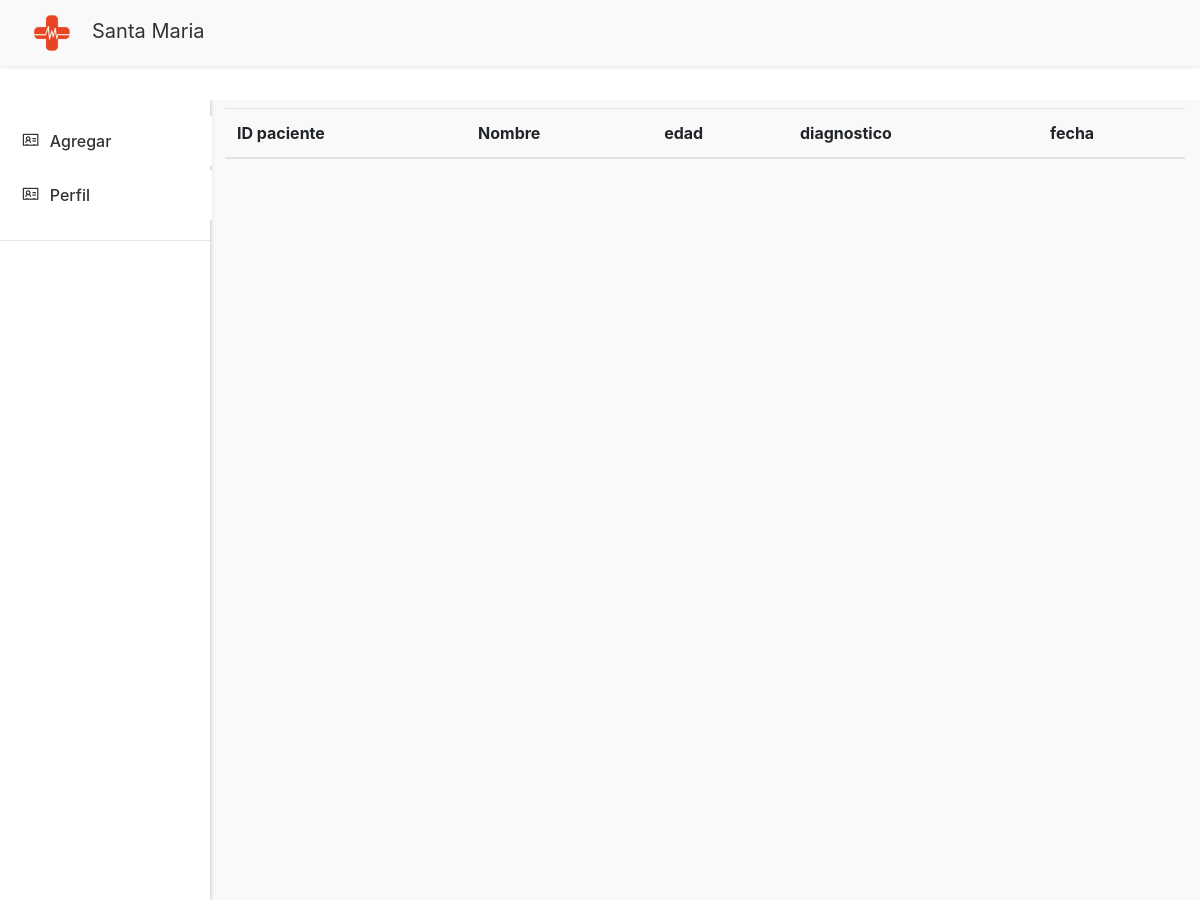
/views/Home/consultarPacientes.php, run on an earlier commit of the app's database.
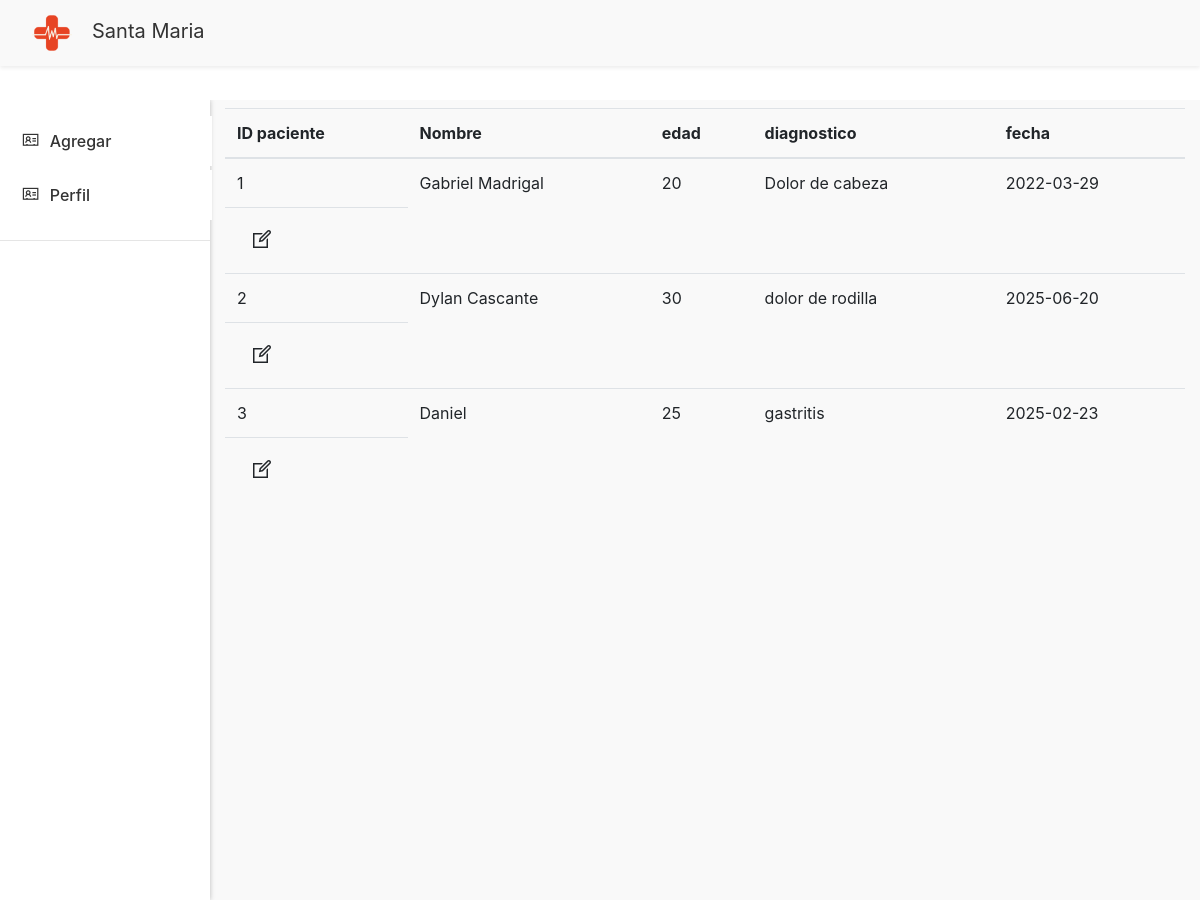
And on a later commit of the database.
### tables this page shows
CREATE TABLE `tpaciente` (
  `IdPaciente` int(11) NOT NULL AUTO_INCREMENT,
  `NombrePaciente` varchar(200) NOT NULL,
  `edadPaciente` int(11) NOT NULL,
  `diagnostico` varchar(200) DEFAULT NULL,
  `fecha` date DEFAULT NULL,
  PRIMARY KEY (`IdPaciente`)
);

### models/PacienteModel.php (called while the page is built, shortened)
<?php
  function consultarPacientesModel(){
    try
        {
            $context = OpenDB();
            $sp = "CALL consultarPacientes()";
            $respuesta = $context -> query($sp);
            return $respuesta;
        }
        catch(Exception $error)
        {
        RegistrarError($error);
            return null;
        }
    }
?>

### Controllers/PacienteController.php (called while the page is built, shortened)
<?php
  include_once $_SERVER["DOCUMENT_ROOT"].'/AmbienteWeb/models/PacienteModel.php';
    function consultarPaciente()
    {
        return consultarPacientesModel();
    }
?>

### views/Home/consultarPacientes.php (the view, shortened to what this page needs)
<?php
include_once $_SERVER["DOCUMENT_ROOT"] . '/AmbienteWeb/views/layoutInterno.php';
include_once $_SERVER["DOCUMENT_ROOT"]."/AmbienteWeb/Controllers/PacienteController.php";
?>
<!DOCTYPE html>
<html>
  <body>
    <main>
    <div class="side-nav">
            <ul class="list-group list-group-flush">
                <a class="list-group-item" href="../Home/registrarPaciente.php">
                <i class="las la-address-card "></i><span>Agregar</span></a>
                <a class="list-group-item" href="../usuario/ConsultarPerfil.php">
                <i class="las la-address-card "></i><span>Perfil</span></a>
                <hr class="divider">
            </ul>
        </div>
      <div class="main-content">
        <div class="container-fluid">
          <div class="section patients-table-view ">
            <table id="tablaPacientes" class="table table-hover table-responsive-lg">
              <thead>
                <tr>
                  <th>ID paciente</th>
                  <th>Nombre</th>
                  <th>edad</th>
                  <th>diagnostico</th>
                  <th>fecha</th>
                </tr>
              </thead>
              <tbody>
                <?php
                  $resultado = consultarPaciente();
                  while($fila = mysqli_fetch_array($resultado))
                  {
                    echo "<tr>";
                    echo"<td>". $fila["IdPaciente"]."</td>";
                    echo "<td>".$nombre = $fila["NombrePaciente"]." </td>";
                    echo "<td>".$edad = $fila["edadPaciente"]." </td>";
                    echo "<td> ".$diagnostico = $fila["diagnostico"]."</td>";
                    echo "<td>". $fecha = $fila["fecha"]." </td>";
                    echo "</tr>";
                    echo'<td>
                    <a href="actualizarPaciente.php?q=' . $fila["IdPaciente"]. '" class="btn">
                    <i class="las la-edit" style="font-size:1.5em;"></i>
                    </a>
                    </td>';
                }?>
              </tbody>
            </table>
          </div>
        </div>
      </div>
    </main>
  </body>
</html>

What changed in the data, as far as the page shows it:
added tpaciente: IdPaciente "1", NombrePaciente "Gabriel Madrigal", edadPaciente "20", diagnostico "Dolor de cabeza", fecha "2022-03-29"
added tpaciente: IdPaciente "2", NombrePaciente "Dylan Cascante", edadPaciente "30", diagnostico "dolor de rodilla", fecha "2025-06-20"
added tpaciente: IdPaciente "3", NombrePaciente "Daniel", edadPaciente "25", diagnostico "gastritis", fecha "2025-02-23"
